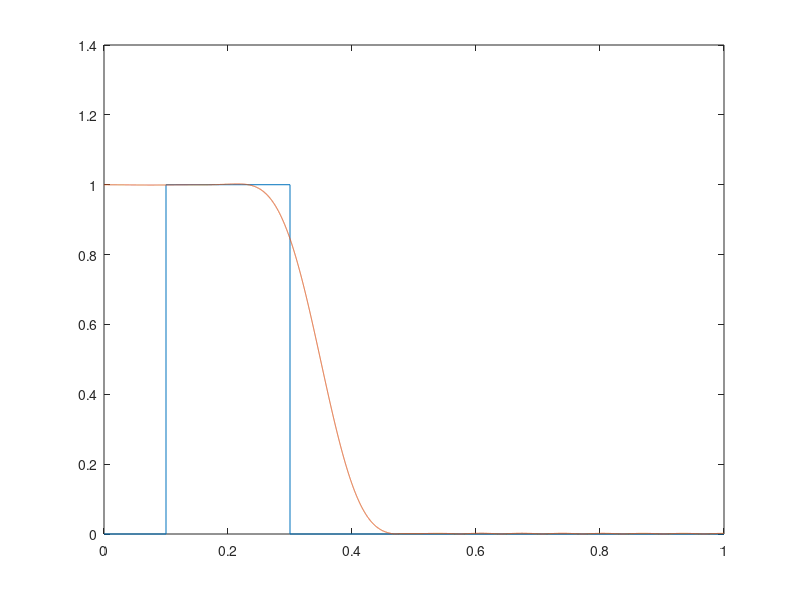

The MATLAB source for this figure:
% FIR bandpass filter design for microPs project
% Ts = 0.05
% Tc1 = 0.1 Hz and Tc2 = 3.5 Hz

% Brick wall filter:
f = [0 0.1 0.1 0.3 0.3 1];
m = [0 0 1 1 0 0];

% FIR filter:
%b = fir1(30,[0.01 0.35],'bandpass');
b = fir1(30,0.35);
[h,w]=freqz(b,1,10000);
plot(f,m,w/pi,abs(h))